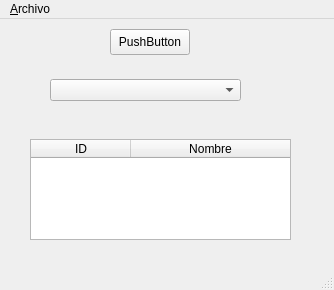
<?xml version="1.0" encoding="UTF-8"?>
<ui version="4.0">
 <class>MainWindow</class>
 <widget class="QMainWindow" name="MainWindow">
  <property name="geometry">
   <rect>
    <x>0</x>
    <y>0</y>
    <width>334</width>
    <height>290</height>
   </rect>
  </property>
  <property name="windowTitle">
   <string>MainWindow</string>
  </property>
  <widget class="QWidget" name="centralwidget">
   <widget class="QPushButton" name="pushButton">
    <property name="geometry">
     <rect>
      <x>110</x>
      <y>10</y>
      <width>80</width>
      <height>26</height>
     </rect>
    </property>
    <property name="text">
     <string>PushButton</string>
    </property>
   </widget>
   <widget class="QComboBox" name="comboBox">
    <property name="geometry">
     <rect>
      <x>50</x>
      <y>60</y>
      <width>191</width>
      <height>22</height>
     </rect>
    </property>
   </widget>
   <widget class="QTableWidget" name="tableWidget">
    <property name="geometry">
     <rect>
      <x>30</x>
      <y>120</y>
      <width>261</width>
      <height>101</height>
     </rect>
    </property>
    <attribute name="horizontalHeaderStretchLastSection">
     <bool>true</bool>
    </attribute>
    <column>
     <property name="text">
      <string>ID</string>
     </property>
    </column>
    <column>
     <property name="text">
      <string>Nombre</string>
     </property>
    </column>
   </widget>
  </widget>
  <widget class="QMenuBar" name="menubar">
   <property name="geometry">
    <rect>
     <x>0</x>
     <y>0</y>
     <width>334</width>
     <height>21</height>
    </rect>
   </property>
   <widget class="QMenu" name="menuArchivo">
    <property name="title">
     <string>&amp;Archivo</string>
    </property>
    <addaction name="actionAbrir"/>
    <addaction name="separator"/>
    <addaction name="actionSalir"/>
   </widget>
   <addaction name="menuArchivo"/>
  </widget>
  <widget class="QStatusBar" name="statusbar"/>
  <action name="actionAbrir">
   <property name="text">
    <string>Abrir</string>
   </property>
  </action>
  <action name="actionSalir">
   <property name="text">
    <string>&amp;Salir</string>
   </property>
   <property name="shortcut">
    <string>Meta+X</string>
   </property>
  </action>
 </widget>
 <resources/>
 <connections/>
</ui>
